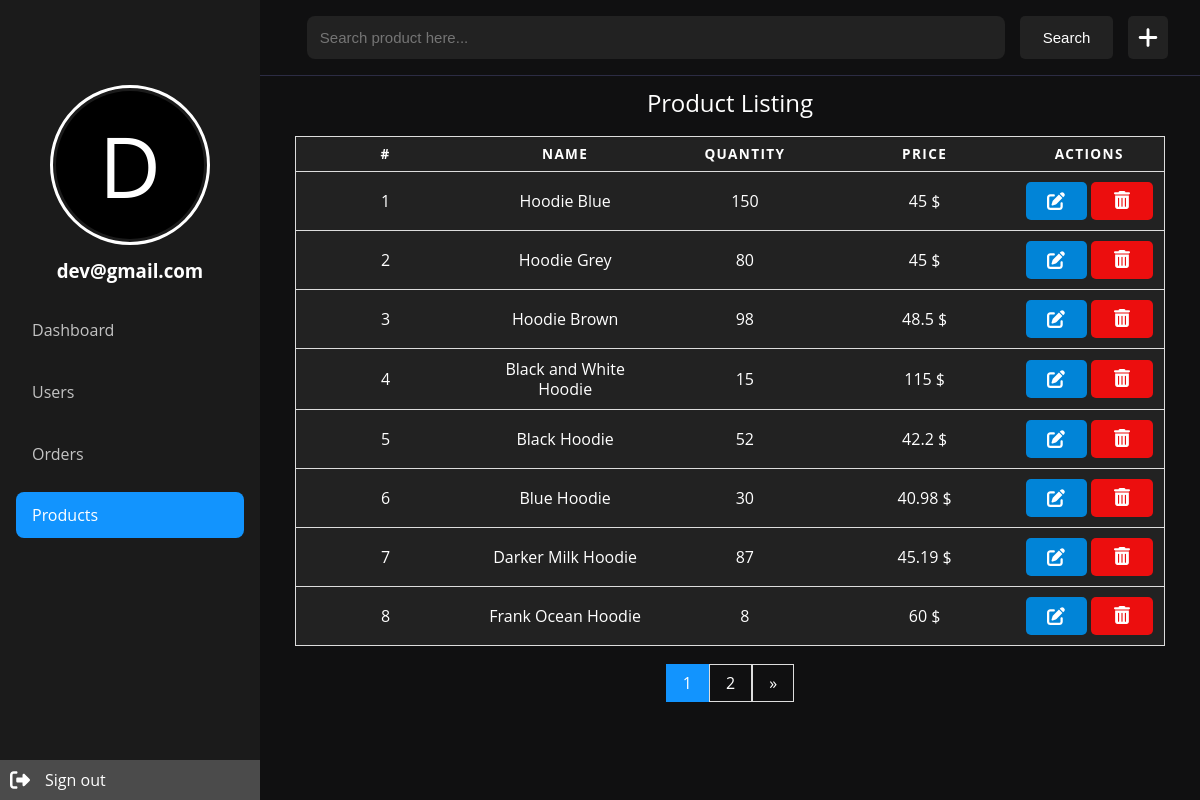
/dashboard/product.php (signed in), run on the app's committed database.
### tables this page shows
CREATE TABLE `products` (
  `id` int(10) UNSIGNED NOT NULL,
  `name` varchar(255) NOT NULL,
  `price` float NOT NULL,
  `quantity` int(10) NOT NULL,
  `image` varchar(255) NOT NULL
);

### dashboard/product.php (the view, shortened to what this page needs)
<?php
require "../database/dbcon.php";
$sql = "SELECT * FROM products";
$result = $conn->query($sql);
if (!isset($_GET['page'])) {
  $page = 1;
} else {
  if (is_numeric($_GET['page'])) {
    $page = $_GET['page'];
  } else {
    $page = 1;
  }
}
$results_per_page = 8;
$page_first_result = ($page - 1) * $results_per_page;
$number_of_result = $result->num_rows;
$number_of_page = ceil($number_of_result / $results_per_page);
if (!isset($_GET["q"]))
  $sql = "SELECT * FROM products LIMIT " . $page_first_result . ',' . $results_per_page;
$result = $conn->query($sql);
$result->fetch_all(MYSQLI_ASSOC);
?>
<!DOCTYPE html>
<html lang="en">
<head>
  <link rel="stylesheet" type="text/css" href="CSS/dashboard.css">
  <link rel="stylesheet" type="text/css" href="CSS/table.css">
  <link rel="stylesheet" type="text/css" href="CSS/modal.css">
</head>
<body>
  <div class="dashboard">
    <nav class="sidebar" id="sidebar">
      <div id="head-section">
        <div id="profile">
            <?php echo strtoupper(substr($_SESSION['backend_email'],0,1)) ?>
        </div>
        <h3><?=$_SESSION['backend_email'];?></h3>
      </div>
      <ul class="menu">
        <li><a class="menu-item" href="index.php">Dashboard</a></li>
        <li><a class="menu-item" href="user.php">Users</a></li>
        <li><a class="menu-item" href="order.php">Orders</a></li>
        <li><a class="menu-item active" href="product.php">Products</a></li>
      </ul>
      <a href="./PHP/signout.php" id="sign-out-btn">
          <img style="height: 20px;" src="./IMG/sign_out.svg" alt="">
          <span>Sign out</span>
      </a>
    </nav>
    <div class="main">
      <header class="topbar">
        <div class="search-bar">
          <form id="search-frm" method="GET">
            <input type="text" id="search-bar" name="q" placeholder="Search product here...">
          </form>
        </div>
        <button type="submit" form="search-frm" id="btn-search" style="padding: 0 23px;text-decoration: none;font-size: 15px;color: white;">
          Search
        </button>
        <button data-modal-target="modal1" id="btn-add-product">
          <img src="IMG/plus-solid.svg">
        </button>
      </header>
      <section id="content" style="position: relative;height: 100%;">
        <?php if ($result->num_rows > 0): ?>
          <table>
            <caption>Product Listing</caption>
            <thead>
              <tr>
                <th scope="col">#</th>
                <th scope="col">Name</th>
                <th scope="col">Quantity</th>
                <th scope="col">Price</th>
                <th scope="col">Actions</th>
              </tr>
            </thead>
            <tbody>
              <?php foreach ($result as $product): ?>
                <tr>
                  <td data-label="#"><?= $product["id"] ?></td>
                  <td data-label="Name"><?= $product["name"] ?></td>
                  <td data-label="Quantity"><?= $product["quantity"] ?></td>
                  <td data-label="Price"><?= $product["price"] . " $" ?></td>
                  <td data-label="Actions" style="min-width: 160px;">
                    <button data-modal-target="editModal" data-product="<?= htmlspecialchars(json_encode($product), ENT_QUOTES, 'UTF-8') ?>" class="btn btn-edit">Edit</button>
                    <button class="btn btn-delete" data-id="<?= $product['id']; ?>">Edit</button>
                  </td>
                </tr>
              <?php endforeach;
              $conn->close(); ?>
            </tbody>
          </table>
        <?php else: ?>
          <span style="font-size: 25px;font-weight: bold;color:red;position: absolute;top: 50%;left: 50%;transform: translate(-50%,-50%);">No Record. Add First.</span>
        <?php endif; ?>
        <?php if ($number_of_result >= $results_per_page && !isset($_GET["q"])): ?>
          <div style="text-align: center;margin-top: 18px;">
            <div class="pagination">
              <?php for ($i = 1; $i <= $number_of_page; $i++): ?>
                <a href="product.php?page=<?= $i ?>" class="<?= $page == $i ? 'active' : '' ?>"><?= $i ?></a>
              <?php endfor; ?>
              <?php if ($page < $number_of_page): ?>
                <a href="product.php?page=<?= $page + 1 ?>">&raquo;</a>
              <?php endif; ?>
            </div>
          </div>
        <?php endif; ?>
      </section>
    </div>
  </div>
</body>
</html>

### dashboard/CSS/dashboard.css (style rules this page uses)
* { margin: 0; padding: 0; box-sizing: border-box; }
body { font-family: 'Arial', sans-serif; background-color: #101011; color: #fff; min-height: 100dvh; }
.dashboard { display: flex; height: 100vh; }
.sidebar { width: 260px; background-color: #1B1B1B; display: flex; flex-direction: column; gap: 25px; padding: 1rem; transform: translateX(0); transition: transform 0.3s ease; }
.sidebar .menu { list-style: none; display: flex; flex-direction: column; gap: 1rem; }
.menu-item { display: flex; align-items: center; gap: 1rem; padding: 0.8rem 1rem; border-radius: 8px; color: #c3c3c3; cursor: pointer; transition: all 0.3s ease; text-decoration: none; }
.menu-item:hover, .menu-item.active { background-color: #1294FE; color: #fff; }
.main { flex: 1; display: flex; flex-direction: column; }
.topbar { display: flex; justify-content: space-between; gap: 15px; align-items: center; background-color: #101011; padding: 1rem 2rem; border-bottom: 1px solid #2c2c44; }
.topbar .search-bar input { flex: 1; padding: 0.8rem; border-radius: 8px; border: none; background-color: #222222; color: #fff; font-size: 15px; width: 100%; }
.sidebar { transform: translateX(0); display: flex; }
#content { margin: 0 35px; }
.btn { font-size: 16px; padding: 8px 15px; outline: none; border-color: transparent; border-radius: 5px; cursor: pointer; }
.btn-edit { background-image: url(../IMG/pen-to-square-solid.svg); }
.pagination { display: inline-block; }
.pagination a { color: white; float: left; padding: 8px 16px; text-decoration: none; transition: background-color .3s; border: 1px solid #ddd; }
.pagination a.active { background-color: #1294FE; color: white; border: 1px solid #1294FE; }

### dashboard/CSS/table.css (style rules this page uses)
table { border: 1px solid #ccc; border-collapse: collapse; margin: 0; padding: 0; width: 100%; table-layout: fixed; }
table caption { font-size: 1.5em; margin: .5em 0 .75em; }
table tr { background-color: #222222; border: 1px solid #ddd; padding: .35em; }
table th, table td { padding: .625em; text-align: center; }
table th { font-size: .85em; letter-spacing: .1em; text-transform: uppercase; }
table th:last-child { width: 150px; }
body { font-family: "Open Sans", sans-serif; line-height: 1.25; }

### data on the page
products: id "1", name "Hoodie Blue", quantity "150", price "45"
products: id "2", name "Hoodie Grey", quantity "80", price "45"
products: id "3", name "Hoodie Brown", quantity "98", price "48.5"
products: id "4", name "Black and White Hoodie", quantity "15", price "115"
products: id "5", name "Black Hoodie", quantity "52", price "42.2"
products: id "6", name "Blue Hoodie", quantity "30", price "40.98"
products: id "7", name "Darker Milk Hoodie", quantity "87", price "45.19"
products: id "8", name "Frank Ocean Hoodie", quantity "8", price "60"

### other printed values
substr($_SESSION['backend_email'],0,1) "D"
$_SESSION['backend_email'] "dev@gmail.com"
